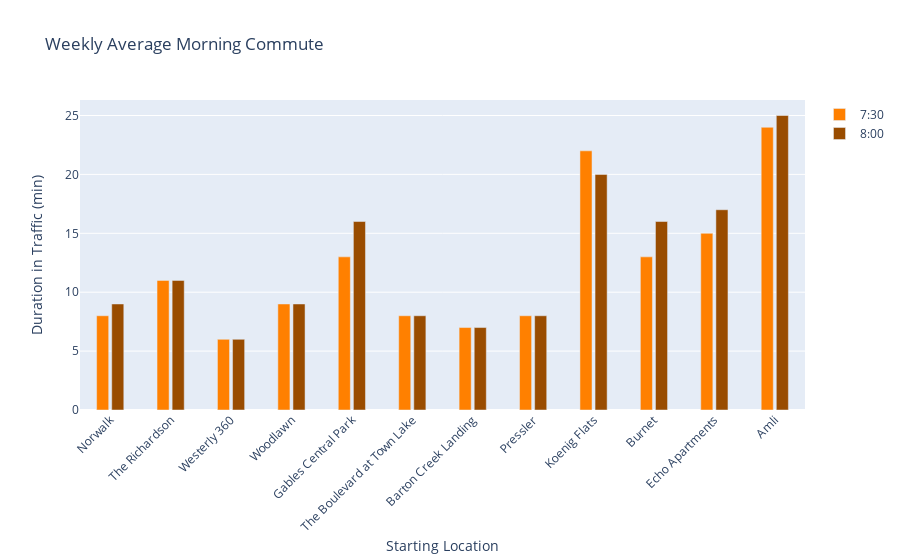

Notebook cell for this chart:
### Markdown cell above
### Weekly Averages

### Code cell
# Average week Morning commute times
weekdays = df.loc[(df['Weekday']=='Monday')|(df['Weekday']=='Tuesday')|(df['Weekday']=='Wednesday')|
                  (df['Weekday']=='Thursday')|(df['Weekday']=='Friday')]

fig = go.Figure(data=[go.Bar(x=labels, y=weekdays.loc[weekdays['Time'] == "7:30",'Duration in Traffic (min)'],
          marker_color="rgb(255,128,0)", width=0.2, name="7:30"),
                      go.Bar(x=labels, y=weekdays.loc[weekdays['Time'] == "8:0",'Duration in Traffic (min)'],
          marker_color="rgb(153,76,0)", width=0.2, name="8:00")])
                      
fig.update_layout(title="Weekly Average Morning Commute",
    xaxis_title="Starting Location",
    yaxis_title="Duration in Traffic (min)",
    barmode='group',
    bargap=0.5,
    bargroupgap=0.1,
    xaxis_tickangle=-45
)

fig.show()

### Figure 1 — Plotly figure (JSON) as saved in the notebook; plotly's stock layout.template omitted (floating-point values rounded to 4 significant figures; data arrays with more than 128 entries replaced by an {"elided": "..."} marker saying what was removed)
{"data": [{"marker": {"color": "rgb(255,128,0)"}, "name": "7:30", "type": "bar", "width": 0.2, "x": ["Norwalk", "The Richardson", "Westerly 360", "Woodlawn", "Gables Central Park", "The Boulevard at Town Lake", "Barton Creek Landing", "Pressler", "Koenig Flats", "Burnet", "Echo Apartments", "Amli"], "y": {"elided": "312 int values"}}, {"marker": {"color": "rgb(153,76,0)"}, "name": "8:00", "type": "bar", "width": 0.2, "x": ["Norwalk", "The Richardson", "Westerly 360", "Woodlawn", "Gables Central Park", "The Boulevard at Town Lake", "Barton Creek Landing", "Pressler", "Koenig Flats", "Burnet", "Echo Apartments", "Amli"], "y": {"elided": "312 int values"}}], "layout": {"bargap": 0.5, "bargroupgap": 0.1, "barmode": "group", "title": {"text": "Weekly Average Morning Commute"}, "xaxis": {"tickangle": -45, "title": {"text": "Starting Location"}}, "yaxis": {"title": {"text": "Duration in Traffic (min)"}}}}
